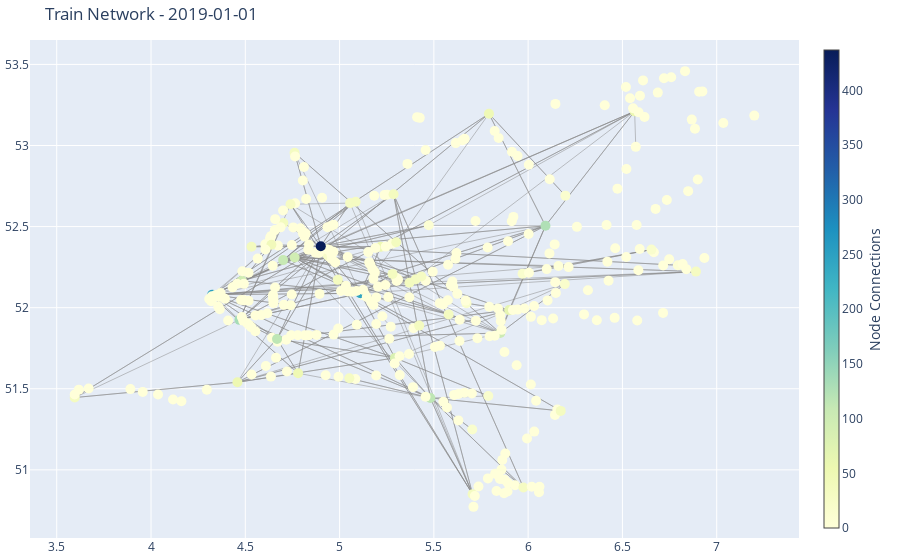

Notebook cell for this chart:
### Code cell
# Visualize for a specific date (example)
example_date = unique_dates[0]
visualize_graph(example_date, daily_graphs[example_date])

# Print features for first date as example
print(f"Node features for {example_date}:")
for edge, features in daily_edge_features[example_date].items():
    print(f"{edge}: {features}")

### Figure 1 — Plotly figure (JSON) as saved in the notebook; plotly's stock layout.template omitted (floating-point values rounded to 4 significant figures; data arrays with more than 128 entries replaced by an {"elided": "..."} marker saying what was removed)
{"data": [{"hoverinfo": "none", "line": {"color": "#888", "width": 0.5}, "mode": "lines", "type": "scatter", "x": {"elided": "732 float values"}, "y": {"elided": "732 float values"}}, {"hoverinfo": "text", "marker": {"color": {"elided": "343 int values"}, "colorbar": {"thickness": 15, "title": {"side": "right", "text": "Node Connections"}, "xanchor": "left"}, "colorscale": [[0, "rgb(255,255,217)"], [0.125, "rgb(237,248,177)"], [0.25, "rgb(199,233,180)"], [0.375, "rgb(127,205,187)"], [0.5, "rgb(65,182,196)"], [0.625, "rgb(29,145,192)"], [0.75, "rgb(34,94,168)"], [0.875, "rgb(37,52,148)"], [1, "rgb(8,29,88)"]], "showscale": true, "size": 10}, "mode": "markers", "text": {"elided": "343 str values"}, "type": "scatter", "x": {"elided": "343 float values"}, "y": {"elided": "343 float values"}}], "layout": {"hovermode": "closest", "margin": {"b": 20, "l": 5, "r": 5, "t": 40}, "showlegend": false, "title": {"text": "Train Network - 2019-01-01"}}}
